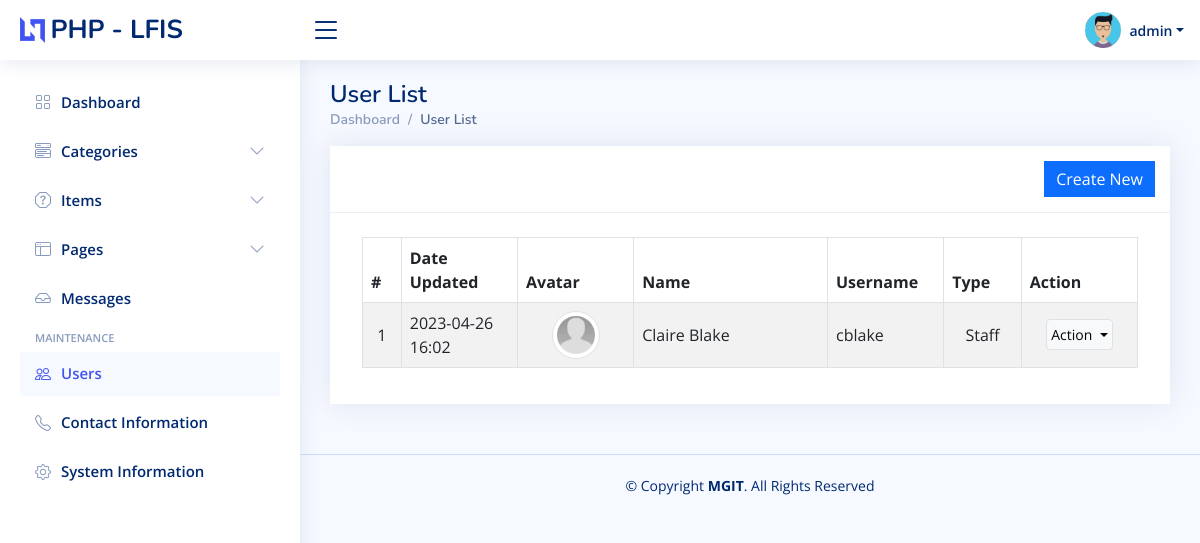
Page /admin?page=user/list (signed in) on the committed database.
### tables this page shows
CREATE TABLE `users` (
  `id` int(50) NOT NULL,
  `firstname` varchar(250) NOT NULL,
  `middlename` text DEFAULT NULL,
  `lastname` varchar(250) NOT NULL,
  `username` text NOT NULL,
  `password` text NOT NULL,
  `avatar` text DEFAULT NULL,
  `last_login` datetime DEFAULT NULL,
  `type` tinyint(1) NOT NULL DEFAULT 0,
  `date_added` datetime NOT NULL DEFAULT current_timestamp(),
  `date_updated` datetime DEFAULT current_timestamp() ON UPDATE current_timestamp()
);

### classes/DBConnection.php (called while the page is built, shortened)
<?php
class DBConnection{
    private $host = DB_SERVER;
    private $username = DB_USERNAME;
    private $password = DB_PASSWORD;
    private $database = DB_NAME;
    public $conn;
    public function __construct(){
        if (!isset($this->conn)) {
            $this->conn = new mysqli($this->host, $this->username, $this->password, $this->database);
        }
    }
}
?>

### classes/SystemSettings.php (called while the page is built, shortened)
<?php
class SystemSettings extends DBConnection{
	function userdata($field = ''){
		if(!empty($field)){
			if(isset($_SESSION['userdata'][$field]))
				return $_SESSION['userdata'][$field];
			else
				return null;
		}else{
			return false;
		}
	}
}
$_settings = new SystemSettings();
?>

### config.php (called while the page is built, shortened)
<?php
require_once('classes/DBConnection.php');
require_once('classes/SystemSettings.php');
function validate_image($file){
    global $_settings;
	if(!empty($file)){
        $ex = explode("?",$file);
        $file = $ex[0];
        $ts = isset($ex[1]) ? "?".$ex[1] : '';
		if(is_file(base_app.$file)){
			return base_url.$file.$ts;
		}else{
			return base_url.($_settings->info('logo'));
		}
	}else{
		return base_url.($_settings->info('logo'));
	}
}
?>

### admin/user/list.php (the view, shortened to what this page needs)
<div class="card card-outline rounded-0 card-navy">
	<div class="card-header">
		<div class="card-tools d-flex justify-content-end">
			<a href="<?= base_url ?>admin/?page=user/manage_user" id="create_new" class="btn btn-flat btn-primary bg-gradient-teal border-0 rounded-0"><span class="fas fa-plus"></span>  Create New</a>
		</div>
	</div>
	<div class="card-body pt-4">
        <div class="container-fluid">
			<table class="table table-hover table-striped table-bordered" id="list">
				<colgroup>
					<col width="5%">
					<col width="15%">
					<col width="15%">
					<col width="25%">
					<col width="15%">
					<col width="10%">
					<col width="15%">
				</colgroup>
				<thead>
					<tr>
						<th>#</th>
						<th>Date Updated</th>
						<th>Avatar</th>
						<th>Name</th>
						<th>Username</th>
						<th>Type</th>
						<th>Action</th>
					</tr>
				</thead>
				<tbody>
					<?php
					$i = 1;
						$qry = $conn->query("SELECT *, concat(firstname,' ', coalesce(concat(middlename,' '), '') , lastname) as `name` from `users` where id != '{$_settings->userdata('id')}' order by concat(firstname,' ', lastname) asc ");
						while($row = $qry->fetch_assoc()):
					?>
						<tr>
							<td class="text-center"><?php echo $i++; ?></td>
							<td><?php echo date("Y-m-d H:i",strtotime($row['date_updated'])) ?></td>
							<td class="text-center">
                                <img src="<?= validate_image($row['avatar']) ?>" alt="" class="img-thumbnail rounded-circle user-avatar">
                            </td>
							<td><?php echo $row['name'] ?></td>
							<td><?php echo $row['username'] ?></td>
							<td class="text-center">
                                <?php if($row['type'] == 1): ?>
                                    Administrator
                                <?php elseif($row['type'] == 2): ?>
                                    Staff
                                <?php else: ?>
									N/A
                                <?php endif; ?>
                            </td>
							<td align="center">
								<div class="dropdown">
									<button type="button" class="btn btn-flat p-1 btn-light btn-sm dropdown-toggle dropdown-icon border" data-bs-toggle="dropdown">
										Action
									</button>
								</div>
							</td>
						</tr>
					<?php endwhile; ?>
				</tbody>
			</table>
		</div>
	</div>
</div>

### assets/css/style.css (style rules this page uses)
:root { scroll-behavior: smooth; }
body { font-family: "Open Sans", sans-serif; background: #f6f9ff; color: #444444; }
a { color: #4154f1; text-decoration: none; }
.card { margin-bottom: 30px; border: none; border-radius: 5px; box-shadow: 0px 0 30px rgba(1, 41, 112, 0.1); }
.card-header, .card-footer { border-color: #ebeef4; background-color: #fff; color: #798eb3; padding: 15px; }
.card-body { padding: 0 20px 20px 20px; }

### admin/user/list.php (style rules this page uses)
.user-avatar { width:3rem; height:3rem; object-fit:scale-down; object-position:center center; }
#list td { vertical-align: middle; }

### rows in the picture
users: date_updated "2023-04-26 16:02", avatar (picture), name "Claire Blake", username "cblake", type "Staff"

### other values in the picture
$_settings->info('short_name') "PHP - LFIS"
$_settings->userdata('username') "admin"
str_replace(['_', '/'], ' ', ($pageSplit[1] ?? $page)) "User List"
